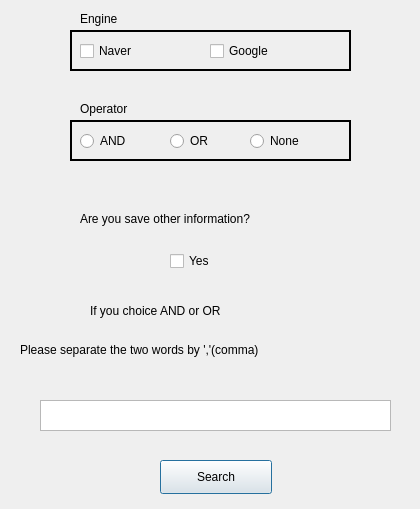
<?xml version="1.0" encoding="UTF-8"?>
<ui version="4.0">
 <class>crawling_machine</class>
 <widget class="QDialog" name="crawling_machine">
  <property name="geometry">
   <rect>
    <x>0</x>
    <y>0</y>
    <width>420</width>
    <height>509</height>
   </rect>
  </property>
  <property name="windowTitle">
   <string>crawling machine</string>
  </property>
  <widget class="QPushButton" name="Search">
   <property name="geometry">
    <rect>
     <x>160</x>
     <y>460</y>
     <width>112</width>
     <height>34</height>
    </rect>
   </property>
   <property name="text">
    <string>Search</string>
   </property>
  </widget>
  <widget class="QTextEdit" name="textEdit">
   <property name="geometry">
    <rect>
     <x>40</x>
     <y>400</y>
     <width>351</width>
     <height>31</height>
    </rect>
   </property>
  </widget>
  <widget class="QLabel" name="label">
   <property name="geometry">
    <rect>
     <x>80</x>
     <y>10</y>
     <width>77</width>
     <height>18</height>
    </rect>
   </property>
   <property name="text">
    <string>Engine</string>
   </property>
  </widget>
  <widget class="QFrame" name="frame">
   <property name="geometry">
    <rect>
     <x>70</x>
     <y>30</y>
     <width>281</width>
     <height>41</height>
    </rect>
   </property>
   <property name="frameShape">
    <enum>QFrame::WinPanel</enum>
   </property>
   <property name="frameShadow">
    <enum>QFrame::Plain</enum>
   </property>
   <widget class="QCheckBox" name="checkBox">
    <property name="geometry">
     <rect>
      <x>10</x>
      <y>10</y>
      <width>116</width>
      <height>22</height>
     </rect>
    </property>
    <property name="text">
     <string>Naver</string>
    </property>
   </widget>
   <widget class="QCheckBox" name="checkBox2">
    <property name="geometry">
     <rect>
      <x>140</x>
      <y>10</y>
      <width>116</width>
      <height>22</height>
     </rect>
    </property>
    <property name="text">
     <string>Google</string>
    </property>
   </widget>
  </widget>
  <widget class="QLabel" name="label_2">
   <property name="geometry">
    <rect>
     <x>80</x>
     <y>100</y>
     <width>77</width>
     <height>18</height>
    </rect>
   </property>
   <property name="text">
    <string>Operator</string>
   </property>
  </widget>
  <widget class="QRadioButton" name="radioButton3">
   <property name="geometry">
    <rect>
     <x>80</x>
     <y>130</y>
     <width>71</width>
     <height>22</height>
    </rect>
   </property>
   <property name="text">
    <string>AND</string>
   </property>
  </widget>
  <widget class="QRadioButton" name="radioButton4">
   <property name="geometry">
    <rect>
     <x>170</x>
     <y>130</y>
     <width>71</width>
     <height>22</height>
    </rect>
   </property>
   <property name="text">
    <string>OR</string>
   </property>
  </widget>
  <widget class="QFrame" name="frame_2">
   <property name="geometry">
    <rect>
     <x>70</x>
     <y>120</y>
     <width>281</width>
     <height>41</height>
    </rect>
   </property>
   <property name="frameShape">
    <enum>QFrame::WinPanel</enum>
   </property>
   <property name="frameShadow">
    <enum>QFrame::Plain</enum>
   </property>
  </widget>
  <widget class="QRadioButton" name="radioButton5">
   <property name="geometry">
    <rect>
     <x>250</x>
     <y>130</y>
     <width>81</width>
     <height>22</height>
    </rect>
   </property>
   <property name="text">
    <string>None</string>
   </property>
  </widget>
  <widget class="QLabel" name="label_3">
   <property name="geometry">
    <rect>
     <x>90</x>
     <y>300</y>
     <width>251</width>
     <height>21</height>
    </rect>
   </property>
   <property name="text">
    <string>If you choice AND or OR</string>
   </property>
  </widget>
  <widget class="QLabel" name="label_4">
   <property name="geometry">
    <rect>
     <x>20</x>
     <y>340</y>
     <width>381</width>
     <height>20</height>
    </rect>
   </property>
   <property name="text">
    <string>Please separate the two words by ','(comma)</string>
   </property>
  </widget>
  <widget class="QLabel" name="label_5">
   <property name="geometry">
    <rect>
     <x>80</x>
     <y>210</y>
     <width>271</width>
     <height>18</height>
    </rect>
   </property>
   <property name="text">
    <string>Are you save other information?</string>
   </property>
  </widget>
  <widget class="QCheckBox" name="save_button">
   <property name="geometry">
    <rect>
     <x>170</x>
     <y>250</y>
     <width>71</width>
     <height>22</height>
    </rect>
   </property>
   <property name="text">
    <string>Yes</string>
   </property>
  </widget>
  <zorder>frame</zorder>
  <zorder>frame_2</zorder>
  <zorder>Search</zorder>
  <zorder>textEdit</zorder>
  <zorder>label</zorder>
  <zorder>label_2</zorder>
  <zorder>radioButton3</zorder>
  <zorder>radioButton4</zorder>
  <zorder>radioButton5</zorder>
  <zorder>label_3</zorder>
  <zorder>label_4</zorder>
  <zorder>label_5</zorder>
  <zorder>checkBox_2</zorder>
 </widget>
 <resources/>
 <connections/>
</ui>
